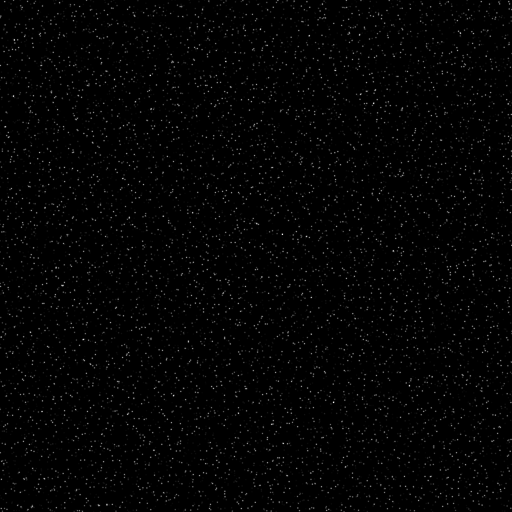
#> input picture images/parab1.tiff, 512 x 512 px, found by its file name
$ python ref.py
#> lines starting #> are read from the running program, lines starting #| are printed output that depends on the picture; after the words box and inside, x2 and y2 are one past the last pixel; in counts of white or black regions, pixels touching at a corner belong together
# -*- coding: utf-8 -*-
from matplotlib.pyplot import *
import numpy as np
from scipy import signal
import os

def loaddata(file1, file2):

#> called with file1 = 'images/tiff/parab1.tiff', file2 = 'images/tiff/parab2.tiff'
    img1 = imread(os.path.realpath(file1))
#> img1 is the input picture: shape (512, 512, 4); mean R, G, B, A 3.6, 3.6, 3.6, 255
    img2 = imread(os.path.realpath(file2))
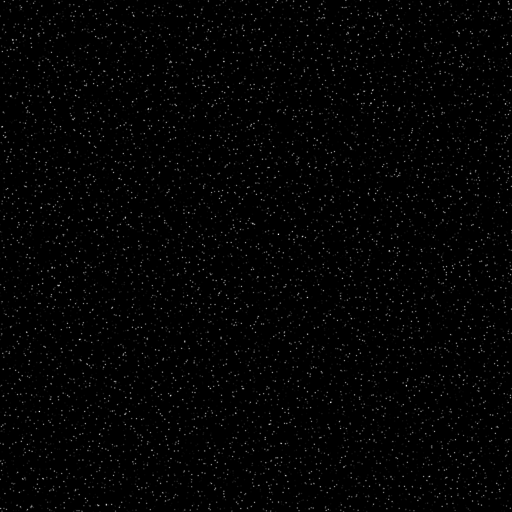
#> input picture images/parab2.tiff, 512 x 512 px, found by its file name
#> img2 is the input picture: shape (512, 512, 4); mean R, G, B, A 3.6, 3.6, 3.6, 255

    if img1.shape != img2.shape:
        raise ValueError('Dimensions of input images do not match!')

    if img1.ndim > 2:
        img1 = np.average(img1, axis=2)
#> img1: shape (512, 512) float64
        img2 = np.average(img2, axis=2)
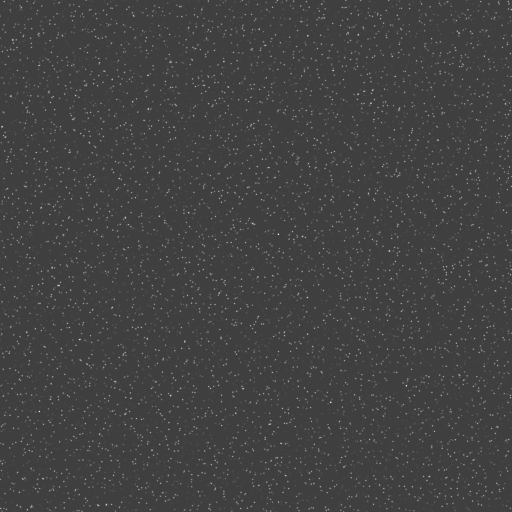
#> img2: shape (512, 512) float64; min 63.75, max 238.5, mean 66.4
    return img1, img2

'''
x, y = loaddata('B005_1.tif', 'B005_2.tif')
imshow(x)
'''

def piv(file1, file2, siw=20, ssw=None):
    #Init
    if np.size(ssw) < np.size(siw):
        raise ValueError('size_search_window zu klein')

    if ssw is None:
        ssw = siw

    #Load Images
    img1, img2 = loaddata(file1, file2)
    sim1 = np.shape(img1) #size img
#> sim1 = (512, 512)

    #Grid with x and y vectors, x and y contain centers of each window
    x = np.arange(ssw//2, sim1[1], siw)
#> x = 25 values from 15 to 495
    y = np.arange(ssw//2, sim1[0], siw)
#> y = 25 values from 15 to 495
    X, Y = np.meshgrid(x, y)

    #Plot Grid
    #figure(3, figsize=(20,20))
    #plot(X, Y, marker='.', color='k', linestyle='none')
    #axis('equal')

    u = np.zeros((len(y), len(x)))
    v = np.zeros((len(y), len(x)))
    border_diffy = sim1[0] - y[-1]
#> border_diffy = 17
    border_diffx = sim1[1] - x[-1]
#> border_diffx = 17

    #Check border overflowing
    if border_diffy < ssw//2 and border_diffy != 0:
        img1 = np.pad(img1, ((0, 0),(0, ssw//2 - border_diffy)))
    if border_diffx < ssw//2 and border_diffx != 0:
        img1 = np.pad(img1, ((0, ssw//2 - border_diffx),(0, 0)))

    for n,i in enumerate(x):
        for m,j in enumerate(y):

        #Window definition
            interr_window = np.array(img1[j-siw//2:j+siw//2, i-siw//2:i+siw//2])
            search_window = np.array(img2[j-ssw//2:j+ssw//2, i-ssw//2:i+ssw//2])

        #get correlation and index of spike
            interr_window = interr_window - np.mean(interr_window)
            search_window = search_window - np.mean(search_window)
            corr = signal.correlate2d(search_window, interr_window, mode='full')
            ind = np.unravel_index(corr.argmax(), corr.shape)

        #define u and v
            u[m, n] = ind[1] - ((ssw + siw)//2-1)
            v[m, n] = ind[0] - ((ssw + siw)//2-1)
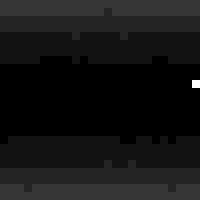
#> u: shape (25, 25) float64 (shown 8 times larger); min -4, max 10, mean -2.88; drawn with min black and max white
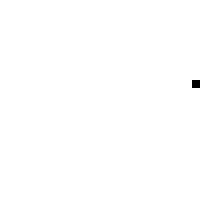
#> v: shape (25, 25) float64 (shown 8 times larger); values -6 (black) and 0 (white), 99.8% white; black in thin lines or dots, all inside (x1, y1, x2, y2) = (24, 10, 25, 11)


    return X,Y,u,v

#"B005_1.tif", "B005_2.tif", "B_010.TIF","B_014.TIF" , "B038a.bmp", "B038b.bmp", "A001_1.tif", "A001_2.tif", 'A045a.tif', 'A045b.tif'


img1_title='parab1'
img2_title='parab2'

file1 = 'images/tiff/'+img1_title+'.tiff'
file2 = 'images/tiff/'+img2_title+'.tiff'

X, Y, U, V = piv(file1, file2, ssw=30)
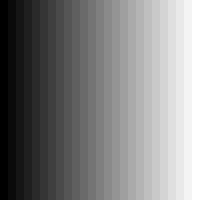
#> X: shape (25, 25) int64 (shown 8 times larger); min 15, max 495, mean 255; drawn with min black and max white
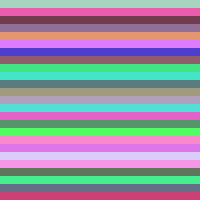
#> Y: shape (25, 25) int64 (shown 8 times larger); 25 distinct labels, from 15 to 495; one colour per label, 0 black
M = np.sqrt(pow(U, 2) + pow(V, 2))
#> `# quiver(X, Y, U, V)`:
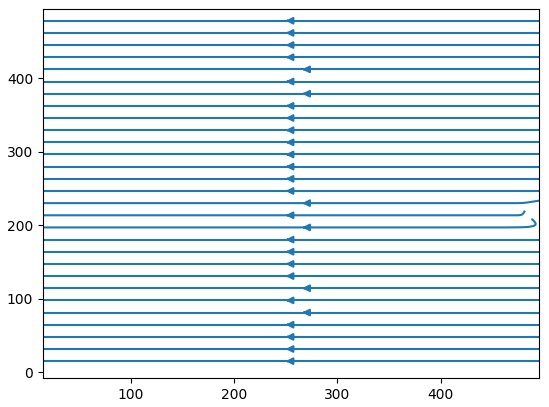
#> figure drawn by matplotlib, 1 panel

# Plot Results

# figure(figsize=(15,15))

# subplot(1,3,1)

streamplot(X, Y, U, V)

# [7 lines of commented-out code are left out]
